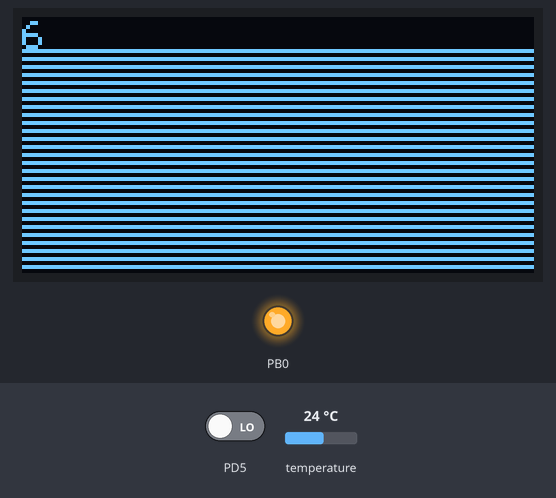
This program was run on a simulated ATmega328P, built with avr-gcc and emulated at 8 MHz. On the bench: 128×64 one-colour display, output pins drawn as LEDs (lit = HIGH). Wiring (inferred from the names in the program): SSD1306 OLED at I2C address 0x3C; LM75 temperature sensor at I2C address 0x48. Inputs (shaded band) come from the test bench; at power-on: temperature 24 °C, PD5 LOW.

Above: at 3.1 s.
3.2 s: temperature set to 12 °C
At 5.0 s:
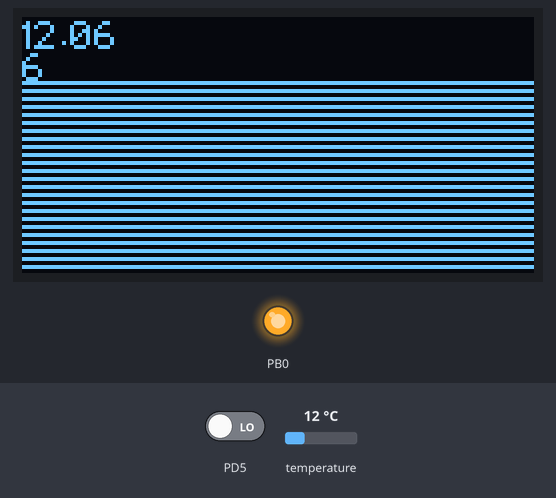
15.4 s: temperature set to 19 °C
At 20.3 s:
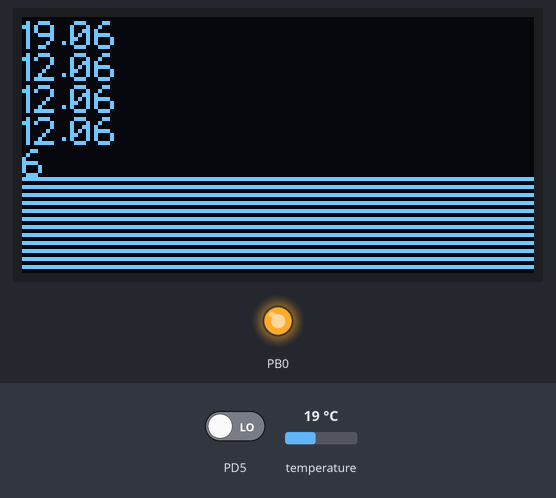
25.8 s: temperature set to 28 °C
At 30.7 s:
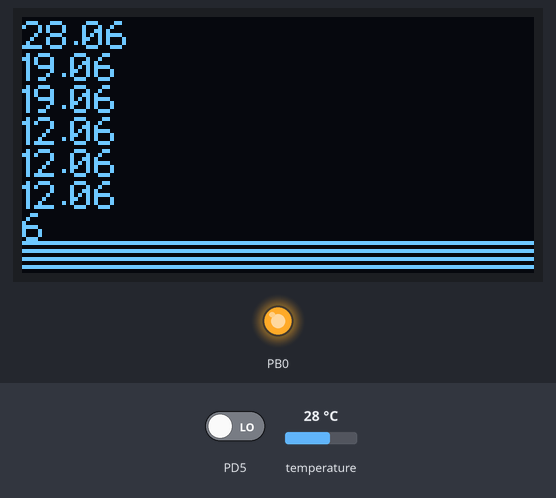
Timing chart, 0 to 32.2 s (numbered marks = the images above; inputs shaded):
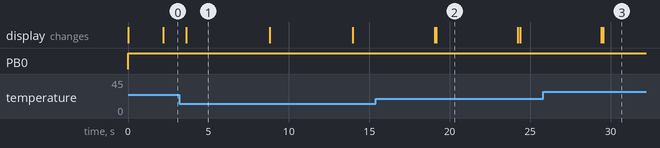

Measured:
- what the display in image 1 shows lasts 5.2 s, from 3.6 s to 8.8 s

The program:

PurseTest.c
```c
// (licence header left out)
#include "include.h"
volatile uint8_t encoderDirection=0; //shows direction
volatile uint8_t encoderTurned=0; //set when encoder is turned
volatile uint8_t bluTest = 0;
volatile uint8_t bluTest2 = 0;
volatile uint16_t bluTest3 = 0;
uint8_t USART_RX_Buffer[16];	//buffer for USART
uint8_t USART_RX_BufferMask = 15; //16-1
volatile uint8_t UART_RxHead = 0;
volatile uint8_t UART_RxTail = 0;
//volatile int encoderCounter = 0;

volatile ringBuffer usartRingBuff;
//volatile ringBuffer * rbPointer = &usartRingBuff;
volatile uint8_t uartIn = 0; //1 if uart input is sensed


//interrupt declaration needs to be here
ISR(PCINT2_vect);
ISR(USART_RX_vect);

int main (void){
	ringBuffInit_v(&usartRingBuff);

	//turn on LED attached to pin PB0
	//used to see if chip is working
	PORTB |= (1<<PB0);
	DDRB ^= (1<<DDB0);

	encoderInitWithInt();
	twiInit();
	initDisplay();
	bluetoothModuleInit();
	//bluetoothModleSet();  //used to set the name and pin of the bluetooth module
	bluetoothModuleEnableInterrupt();
	testDisplay(); //displays lines on the screen.
	refreshDisplay(); //updates the screen.

	char bewp[1] = "6";
	multilineScrollPrint(bewp, (uint16_t) 1);
	refreshDisplay();

	char myBuffer[30] = {0};	//used for the floatToString function.
	char *myValue;

	//buffer used for printing.
	ringBuffer printBuffer;
	ringBuffInit(&printBuffer);
	uint8_t printBuffIn = 0; //1 if stuff in buffer

	_delay_ms(1000);
	//turn on temp sensor:
	tc74StandbyMode();
	uint8_t tempReading = 0;

	while(1){
		tempReading = tc74ReadTemp();

		myValue = floatToString((float)tempReading, myBuffer, (uint8_t) 0);
		multilineScrollPrint(myValue, (uint16_t) 8);
		refreshDisplay();

		_delay_ms(5000);
	}

	//initialize Light Sensor.
	veml7700Init();
	_delay_ms(1000);
	uint16_t lightReading = 0;
	uint8_t getALScmd = 0x04;
	uint8_t getWHITEcmd = 0x05;
	while(1){
		lightReading = veml7700_Read(getALScmd);

		myValue = floatToString(((float)lightReading)*1.8432, myBuffer, (uint8_t) 0);
		multilineScrollPrint(myValue, (uint16_t) 8);
		refreshDisplay();

		_delay_ms(200);


	}


	/*
	change colours over time.
	make a sine wave that changes over a time for different colours:
	https://www.instructables.com/id/How-to-Make-Proper-Rainbow-and-Random-Colors-With-/
	rather than using taylor expansion or CORDIC to generate a sine wave, a lookup table
	is easier and more efficient.
	Use 0-170, since the sin wave in this situation only needs to last 1/3 of the whole 255.
	first map 0-170 onto 0-pi, so that each increment of 1 in 0 to 170 is (pi/170) radians.
	Then take the sine of each one and make a lookup table for each value from 0 to 170
	where each value is equal to y=sine(pi/170 * x)
	where x is from 0 to 170.  Then map the results which will be from 0-1 to 0-255.
	This will get a single sin arc that is 170 units long and has a max height of 255 units.
	This was done by typing "Table[ sin(((pi/170)*x))*255.0 , {x, 170}]"
	into wolfram alpha and generating a table of values:

	{4.71212, 9.42263, 14.1299, 18.8324, 23.5284, 28.2164, 32.8948, 37.5619, 42.2162, 46.8561,
	51.48, 56.0863, 60.6735, 65.2399, 69.7841, 74.3044, 78.7993, 83.2674, 87.707, 92.1166,
	96.4948, 100.84, 105.151, 109.426, 113.663, 117.862, 122.02, 126.137, 130.211, 134.24,
	138.224, 142.16, 146.047, 149.885, 153.672, 157.406, 161.086, 164.712, 168.281, 171.792,
	175.245, 178.638, 181.971, 185.241, 188.447, 191.59, 194.667, 197.677, 200.62, 203.494,
	206.299, 209.034, 211.697, 214.288, 216.805, 219.249, 221.618, 223.911, 226.127, 228.267,
	230.328, 232.311, 234.214, 236.038, 237.78, 239.442, 241.022, 242.519, 243.934, 245.266,
	246.513, 247.677, 248.756, 249.749, 250.658, 251.481, 252.218, 252.869, 253.434, 253.912,
	254.304, 254.608, 254.826, 254.956, 255, 254.956, 254.826, 254.608, 254.304, 253.912, 253.434,
	252.869, 252.218, 251.481, 250.658, 249.749, 248.756, 247.677, 246.513, 245.266, 243.934,
	242.519, 241.022, 239.442, 237.78, 236.038, 234.214, 232.311, 230.328, 228.267, 226.127,
	223.911, 221.618, 219.249, 216.805, 214.288, 211.697, 209.034, 206.299, 203.494, 200.62,
	197.677, 194.667, 191.59, 188.447, 185.241, 181.971, 178.638, 175.245, 171.792, 168.281,
	164.712, 161.086, 157.406, 153.672, 149.885, 146.047, 142.16, 138.224, 134.24, 130.211,
	126.137, 122.02, 117.862, 113.663, 109.426, 105.151, 100.84, 96.4948, 92.1166, 87.707,
	83.2674, 78.7993, 74.3044, 69.7841, 65.2399, 60.6735, 56.0863, 51.48, 46.8561, 42.2162,
	37.5619, 32.8948, 28.2164, 23.5284, 18.8324, 14.1299, 9.42263, 4.71212, 0}


	Then feed this into a python script and get rid of everything after the decimal point.
	This was done in python 2.9 with the script:
	myList = [...]
	outputList = []
	for i in myList:
		outputList.append(int(i))
	print outputList

	note: you don't need both sides of the sine table, just one side.  Read the one side
	backwards to get a decreasing slope.
	*/


	/*
	uint8_t sinLookupTable[] = {4, 9, 14, 18, 23, 28, 32, 37, 42, 46, 51, 56, 60, 65, 69, 74,
		78, 83, 87, 92, 96, 100, 105, 109, 113, 117, 122, 126, 130, 134, 138, 142, 146, 149,
		153, 157, 161, 164, 168, 171, 175, 178, 181, 185, 188, 191, 194, 197, 200, 203, 206,
		209, 211, 214, 216, 219, 221, 223, 226, 228, 230, 232, 234, 236, 237, 239, 241, 242,
		243, 245, 246, 247, 248, 249, 250, 251, 252, 252, 253, 253, 254, 254, 254, 254, 255,
		254, 254, 254, 254, 253, 253, 252, 252, 251, 250, 249, 248, 247, 246, 245, 243, 242,
		241, 239, 237, 236, 234, 232, 230, 228, 226, 223, 221, 219, 216, 214, 211, 209, 206,
		203, 200, 197, 194, 191, 188, 185, 181, 178, 175, 171, 168, 164, 161, 157, 153, 149,
		146, 142, 138, 134, 130, 126, 122, 117, 113, 109, 105, 100, 96, 92, 87, 83, 78, 74,
		69, 65, 60, 56, 51, 46, 42, 37, 32, 28, 23, 18, 14, 9, 4, 0};

	uint8_t ledct = 0;
	uint8_t myred = 0;
	uint8_t myblue = 0;
	uint8_t mygreen = 0;
	uint8_t tC[] = {0, 20, 40, 60, 80, 100, 120, 140, 160, 180, 200, 220};
	while(1){
		//setPixelColor(ledct, myred, mygreen, myblue, &testRGBLED);
		for(uint8_t i=0; i<12; i++){
			if(tC[i] == 255){tC[i] = 0;}
			if(tC[i] < 85){
				myred = sinLookupTable[tC[i]+84];//decreasing slope
				myblue = 0;
				mygreen = sinLookupTable[tC[i]];//increasing slope
				setPixelColor(i, myred, mygreen, myblue, &testRGBLED);
			}else if(tC[i] >=85 && tC[i] <170){
				myred = 0;
				myblue = sinLookupTable[tC[i]-84];//increasing slope
				mygreen = sinLookupTable[tC[i]];//decreasing slope
				setPixelColor(i, myred, mygreen, myblue, &testRGBLED);
			}else if(tC[i]>=170){
				myred = sinLookupTable[tC[i]-170];//increasing slope
				myblue = sinLookupTable[tC[i]-85];//decreasing slope
				mygreen = 0;
				setPixelColor(i, myred, mygreen, myblue, &testRGBLED);
			}
			tC[i]++;
		}
		_delay_ms(15);
		rgbLEDshow(testRGBLED.numBytes,(uint8_t *) (testRGBLED.pixels), testRGBLED.pinMask);
	}
	*/

	USART_Buffer_Flush();
	uint8_t printBufferOut0 = 0;
	uint8_t printBufferOut1 = 0;
	uint8_t printBufferOut2 = 0;
	uint8_t printBufferOut3 = 0;
	uint8_t colourUpdater = 0;
	uint8_t redValue = 128;
	uint8_t greenValue = 0;
	uint8_t blueValue = 127;

	rgbLEDs testRGBLED;
	uint16_t testNumber = 12;
	uint8_t testOutput = rgbLEDInit(&testRGBLED, testNumber);

	uint8_t myBrightness = 1;
	setBrightness(myBrightness, &testRGBLED);
	for(uint16_t i=0; i<12; i++){
		setPixelColor(i, 0, 0, 0, &testRGBLED);
	}
	//setPixelColor(0, redValue, greenValue, blueValue, &testRGBLED);


	rgbLEDshow(testRGBLED.numBytes,(uint8_t *) (testRGBLED.pixels), testRGBLED.pinMask);

	for(uint16_t i=0; i<12; i++){
		setPixelColor(i, redValue, greenValue, blueValue, &testRGBLED);
	}
	setBrightness(myBrightness, &testRGBLED);
	rgbLEDshow(testRGBLED.numBytes,(uint8_t *) (testRGBLED.pixels), testRGBLED.pinMask);
	while(1){


		//clear stuff out of the usart buffer and put it in
		//the print buffer.
		/*
		if(usartRingBuff.count != 0){
			while(usartRingBuff.count >0){
				ringBuffPut(&printBuffer, ringBuffGet_v(&usartRingBuff));
			}
			//printBuffIn = 1;
			uartIn = 0;
			//bluTest2 = 0;
			//USART_Buffer_Flush();
		}*/

		if(usartRingBuff.count != 0){
			while(usartRingBuff.count > 0){


				printBufferOut0 = ringBuffGet_v(&usartRingBuff);
				//myValue = floatToString((float)printBufferOut0, myBuffer, (uint8_t) 0);
				//multilineScrollPrint(myValue, (uint16_t) 3);
				//refreshDisplay();


				if(printBufferOut0 == 1){
					//update red values
					//values are given as input = 2n+m
					//n is the first value given and m is the second value given.
					while(usartRingBuff.count == 0){}//wait for buffer to fill
					printBufferOut0 = ringBuffGet_v(&usartRingBuff);
					colourUpdater = printBufferOut0 + printBufferOut0;
					while(usartRingBuff.count == 0){}
					printBufferOut0 = ringBuffGet_v(&usartRingBuff);
					colourUpdater = colourUpdater + printBufferOut0;
					while(usartRingBuff.count == 0){}
					printBufferOut0 = ringBuffGet_v(&usartRingBuff); //get the zero out of the buffer.
					redValue = colourUpdater;
					//myValue = floatToString((float)colourUpdater, myBuffer, (uint8_t) 0);
					//multilineScrollPrint(myValue, (uint16_t) 3);
					//refreshDisplay();

					for(uint16_t i=0; i<12; i++){
						setPixelColor(i, redValue, greenValue, blueValue, &testRGBLED);
						//setPixelColor(i, 0, 0, 200, &testRGBLED);
					}


				}
				/*else if(printBufferOut0 == 2){
					//update blue values

				}else if(printBufferOut0 == 3){
					//update green values
				}else if(printBufferOut0 == 4){
					//update brightness values

				}else if(printBufferOut0 ==5){
					//turn light on and off

				}*/
				rgbLEDshow(testRGBLED.numBytes,(uint8_t *) (testRGBLED.pixels), testRGBLED.pinMask);
				//used for debugging:
				myValue = floatToString((float)colourUpdater, myBuffer, (uint8_t) 0);
				multilineScrollPrint(myValue, (uint16_t) 3);
				refreshDisplay();
			}
		}


		if(encoderTurned == 1){
			if(encoderDirection == 1){
				//lower brightness
				(myBrightness > 1 ) ? (myBrightness-=5) : (myBrightness = 1);
				if(myBrightness == 0){myBrightness = 1;}
				setBrightness(myBrightness, &testRGBLED);
				//update colours with brightness, if not then colours that have a
				//value less than 128 will not appear on higher brightness.
				//colours not appearing only happens at a brightness of 1.
				for(uint16_t i=0; i<12; i++){
					setPixelColor(i, redValue, greenValue, blueValue, &testRGBLED);
				}
				rgbLEDshow(testRGBLED.numBytes,(uint8_t *) (testRGBLED.pixels), testRGBLED.pinMask);

				//encoderCounter++;
				myValue = floatToString((float)myBrightness, myBuffer, (uint8_t) 0);
				multilineScrollPrint(myValue, (uint16_t) 3);
				//multilineScrollPrint("0", (uint16_t) 1); //0 for counter-clockwise
				refreshDisplay();
			}else{
				//turn brightness up
				(myBrightness < 251) ? (myBrightness+=5) : (myBrightness = 255);
				if(myBrightness == 0){myBrightness = 1;}
				setBrightness(myBrightness, &testRGBLED);
				for(uint16_t i=0; i<12; i++){
					setPixelColor(i, redValue, greenValue, blueValue, &testRGBLED);
				}
				rgbLEDshow(testRGBLED.numBytes,(uint8_t *) (testRGBLED.pixels), testRGBLED.pinMask);

				//encoderCounter--;
				myValue = floatToString((float)myBrightness, myBuffer, (uint8_t) 0);
				multilineScrollPrint(myValue, (uint16_t) 3);
				//multilineScrollPrint("1", (uint16_t) 1);	//1 for clockwise
				refreshDisplay();
			}
			encoderTurned = 0;

		}
	}

	return 0;
}

//interrupt needs to be here
ISR(PCINT2_vect){
	if(readEncOutputA()==1){
		encoderDirection = readEncOutputB();
	}else{
		encoderDirection = !(readEncOutputB());
	}/*
	if(encoderDirection == 1){
		encoderCounter++;
	}else{
		encoderCounter--;
	}*/
	encoderTurned = 1;
}

ISR(USART_RX_vect){
	ringBuffPut_v(&usartRingBuff, UDR0);
	uartIn = 1;
}
```

USART.h
```c
#ifndef USART
#define USART
//ifndef, define and endif are all used to ensure that there are no multiple definitions


#define USART_BAUDRATE 9600
#define F_CPU 8000000 //can't use 16MHz at 3V, has to be at least 4.5V for 16MHz
#define BAUD_PRESCALE (((F_CPU / (USART_BAUDRATE * 16UL))) - 1)

void Init_USART(void);

void transmitByte(uint8_t my_byte);
uint8_t receiveByte(void);
uint16_t receive2Bytes(void);
void USART_Buffer_Flush(void);

void printBinaryByte(uint8_t byte);
void print32BitNumber(uint32_t bits);
void print64BitNumber(uint64_t bits);

void newLine(void);
void printString(const char *myString);
void flashPrintf(const char *my_string);

void printNumber(uint8_t n);
void printNumber16(uint16_t n, uint8_t print_leading_zeros);
void printHex(uint16_t number, uint8_t *leading_zeros, uint8_t *endianess);
void printHex32(uint32_t number, uint8_t *leading_zeros, uint8_t *endianess);

void display_Block(uint32_t *block_address_offset, void* the_block);
char formatChar(uint8_t *purple);

uint8_t change_to_upper(uint8_t lower);
uint8_t is_lower(uint8_t my_char);


#endif
```

bluetoothModule.c
```c
/*
 * bluetoothModule.c
 *
 * Created: 6/22/2019 9:38:58 PM
 *  Author: Rawr
 */
/*
The following code uses the JY-MCU bluetooth module V1.06
Since it uses the TX and RX pins, you cannot use the USART.c
functions.

After testing, use a 3V (or 3.3V) pullup on the TX and RX lines.
The JY-MCU outputs one ASCII code for each input sent to it from the
serial monitor on the phone used for testing.
commands found here:
http://byron76.blogspot.com/2011/09/one-board-several-firmwares.html
*/
#include "include.h"

//initialize RX and TX pins for bluetooth module.
//code modified from arduino's SoftwareSerial module found here:
//https://github.com/PaulStoffregen/SoftwareSerial
void bluetoothModuleInit(){
	//set TX pin (PD1) to output
	//set RX pin (PD0) to input.
	//DDRD |= (1<<PD1);
	//DDRD &= ~(1<<PD0);
	//PORTD |=(1<<PORTD0); //enable 10k pullup on input.
	Init_USART();
}

//uses polling to get byte.
uint8_t bluetoothRecieve(){
	return receiveByte();
}

//resets name and pin number
//name: AITSmartPurse
//pin: 8385
//take letters and numbers and transmit as
//ascii.
//https://www.rapidtables.com/convert/number/ascii-to-hex.html
void bluetoothModleSet(){
	const char setName[] = "AT+NAMEAITSmartPurse";
	const char setPin[] = "AT+PIN8385";
	printString(setName);
	_delay_ms(10);
	printString(setPin);
	_delay_ms(10);
}

//enables interrupts for RX pins.
//https://www.avrfreaks.net/forum/tut-soft-using-usart-interrupt-driven-serial-comms?page=all
//http://ebook.pldworld.com/_Semiconductors/Atmel/Databook%20CDROM/Atmel/acrobat/doc1451.pdf
void bluetoothModuleEnableInterrupt(){
	//enable interrupts on PD0 (PCINT16/RXD)
	//PCICR |= (1<<PCIE2); //enable interrupts on PCINT[23 to 16]
	//PCMSK2 |= (1<<PCINT16); //enable interrupts on PCINT16
	UCSR0B |= (1<<RXCIE0);	//enable interrupts for receive port
	sei(); //enables global interrupts
}
```

bluetoothModule.h
```c
/*
 * bluetoothModule.h
 *
 * Created: 6/22/2019 9:39:07 PM
 *  Author: Rawr
 */


#ifndef BLUETOOTHMODULE_H_
#define BLUETOOTHMODULE_H_

	//#define _SS_MAX_RX_BUFF 64
	//static char _receive_buffer[_SS_MAX_RX_BUFF];
	//static volatile uint8_t _receive_buffer_tail;
	//static volatile uint8_t _receive_buffer_head;

	void bluetoothModuleInit(void);
	uint8_t bluetoothRecieve(void);
	void bluetoothModleSet(void);
	void bluetoothModuleEnableInterrupt(void);

#endif /* BLUETOOTHMODULE_H_ */
```

globals.c
```c
#include "include.h"

//These are all spacers used for showing stuff on the terminal and making it all formatted and pretty.
//	PROGMEM means that the string is stored in program memory and not SRAM.
//PSTR is used all over the code to put strings in Flash memory instead of SRAM.

const char SPACER_1[] PROGMEM = "/\\/\\/\\/\\/\\/\\/\\/\\/\\/\\/\\/\\/\\/\\/\\/\\/\\/\\/\\/\\/\\/\\/\\/\\/\\/\\/\\\0";
const char SPACER_2[] PROGMEM = "/\\/\\/\\/\\/\\/\\/\\/\\/\\/\\/\\/\\/\\/\\/\\/\\/\\/\\/\\/\\/\\/\\/\\/\\/\\/\\/\\/\\/\\/\\/\\/\\/\\/\\/\\/\\/\\/\\/\\/\\/\\/\\/\\/\\/\\/\\/\\\0";
const char SPACER_3[] PROGMEM = "---------------------------------------------------------------------------------------------\0";
const char SPACER_4[] PROGMEM = "------------------------------------------------------------------\0";
const char CONTINUE[] PROGMEM = "Press [Enter] to continue...\0";
const char WIDEN[] PROGMEM = "Widen terminal for proper text formating.\0\0";
const char READ_BLOCK_ERROR[] PROGMEM = "Unable to read block.  Error code: \0";
const char MALLOC_ERROR[] PROGMEM = "Unable to malloc memory.\0";
const char REALLOC_ERROR[] PROGMEM = "Unable to Realloc.\0";
const char EXIT_PROG[] PROGMEM = "The program will now exit...\0";
const char SINGLE_SPACE[] PROGMEM = " \0";
const char DIVIDER[] PROGMEM = " | \0";
const char GENERAL_ERROR[] PROGMEM = "General error, Error code: \0";
const char FAT32_ERROR[] PROGMEM = "Error, file system not Fat32.\0";
const char FORWARD_SLASH[] PROGMEM = "/\0";
```

globals.h
```c
#ifndef globals
#define globals

const char SPACER_1[56];
const char SPACER_2[96];
const char SPACER_3[96];
const char SPACER_4[70];
const char CONTINUE[29];
const char WIDEN[43];
const char READ_BLOCK_ERROR[36];
const char MALLOC_ERROR[25];
const char REALLOC_ERROR[19];
const char EXIT_PROG[29];
const char SINGLE_SPACE[4];
const char DIVIDER[6];
const char GENERAL_ERROR[34];
const char FAT32_ERROR[31];
const char FORWARD_SLASH[4];

#define Bit_shift16(ptr)			(uint16_t)(     ((uint16_t)*ptr) | (  (uint16_t)(*(ptr+1)) << 8  )    )
#define Bit_shift32(ptr)			(uint32_t)(	    ((uint32_t)*ptr) | (  (uint32_t)(*(ptr+1)) << 8  )	| (  (uint32_t)(*(ptr+2))  << 16  )  |  (  (uint32_t)(*(ptr+3)) << 24  )  )

#define ONEBYTE sizeof(unsigned char)
#define F_CPU 8000000 //clk is at 8Mhz at 3V in this project


#endif
```

i2c.h
```c
/*
 * i2c.h
 *
 * Created: 12/3/2016 5:43:43 PM
 *  Author: Rawr
 */


#ifndef I2C_H_
#define I2C_H_

	void twiInit(void);
	void twiStart(void);
	void twiStop(void);
	void twiWrite(uint8_t u8data);
	uint8_t twiReadAck(void);
	uint8_t twiReadNoAck(void);
	uint8_t twiGetStatus(void);

#endif /* I2C_H_ */
```

include.h
```c
/*	This file has all of the includes used in this program in one place.
This makes it easy to add more libraries to include by only having to
edit one part of the program.
*/

#ifndef include
#define include

#include "globals.h"
#include <string.h>
#include <avr/io.h>
#include <avr/interrupt.h>
//#include <stdio.h>
#include <stdlib.h>
#include <avr/power.h>
#include <avr/pgmspace.h>
#include "USART.h"
//#include "SPI.h"
#include <util/delay.h>
#include "oled_library.h"
#include "i2c.h"
#include "lightSensor.h"
#include "rotaryEncoder.h"
#include "bluetoothModule.h"
#include "ringBuffer.h"
#include "indexableRGBLEDs.h"
#include "lightSensor.h"
#include "tempSensor.h"


#endif
```

Source omitted: USART.c (16739 bytes), i2c.c (3256 bytes), indexableRGBLEDs.c (9868 bytes), indexableRGBLEDs.h (1615 bytes), lightSensor.c (3501 bytes), lightSensor.h (366 bytes), oled_library.c (28226 bytes), oled_library.h (3220 bytes), ringBuffer.c (2798 bytes), ringBuffer.h (1670 bytes), rotaryEncoder.c (1955 bytes), rotaryEncoder.h (351 bytes) and 3 more
